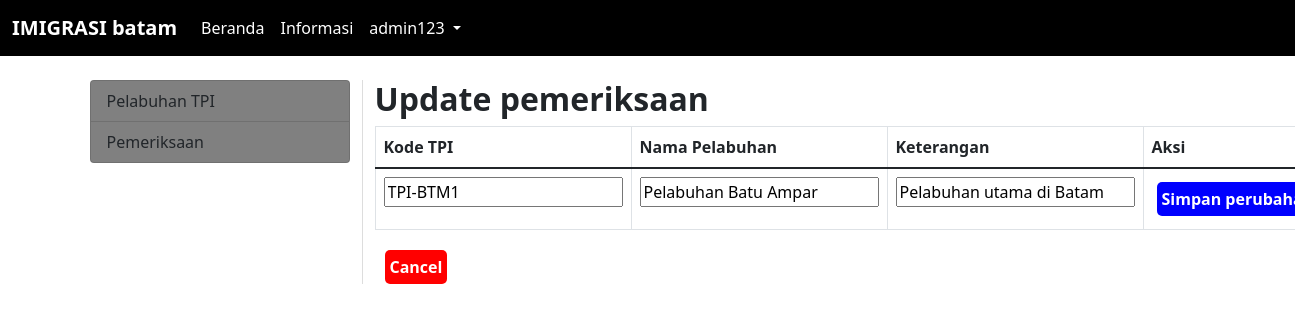
/updatepelabuhan.php?kodetpi=TPI-BTM1 (signed in), run on the app's committed database.
### tables this page shows
CREATE TABLE `tblpelabuhans` (
  `id` int(10) NOT NULL,
  `kode_tpi` varchar(255) DEFAULT NULL,
  `nama_pelabuhan` varchar(255) NOT NULL,
  `keterangan` varchar(255) NOT NULL,
  `updated_at` datetime NOT NULL DEFAULT current_timestamp(),
  `created_at` datetime NOT NULL DEFAULT current_timestamp()
);

### updatepelabuhan.php (the view, shortened to what this page needs)
<?php
include "server/koneksi.php";
$getkodetpi = $_GET['kodetpi'];
 ?>
<!doctype html>
<html lang="en">
  <head>
    <link href="https://cdn.jsdelivr.net/npm/bootstrap@5.1.3/dist/css/bootstrap.min.css" rel="stylesheet">
  </head>
  <body>
    <?php
    if($_SESSION['username']){
      ?>
        <nav class="navbar navbar-expand-lg" style="background-color: black;">
          <div class="container-fluid">
            <a class="navbar-brand" href="index.php" style="color: white; font-weight: bolder;">IMIGRASI batam</a>
            <div class="collapse navbar-collapse" id="navbarNavDropdown">
              <ul class="navbar-nav">
                <li class="nav-item">
                  <a class="nav-link active" aria-current="page" href="#" style="color: white;">Beranda</a>
                </li>
                <li class="nav-item">
                  <a class="nav-link" href="#" style="color: white;">Informasi</a>
                </li>
                <li class="nav-item dropdown">
                  <a class="nav-link dropdown-toggle" href="#" id="navbarDropdownMenuLink" role="button" data-bs-toggle="dropdown" aria-expanded="false" style="color: white; ">
                    <?php echo $_SESSION['username']; ?>
                  </a>
                </li>
              </ul>
            </div>
          </div>
        </nav>
      <div class="container mt-4">
        <div class="row">
          <div class="col-md-3" style="border-right: 1px solid #ddd;">
            <div class="list-group">
              <a href="" onclick="return changecontent('tpipelabuhan')" class="list-group-item list-group-item-action" style="pointer-events: none; background-color: grey;">Pelabuhan TPI</a>
              <a href="" onclick="return changecontent('pemeriksaan')" class="list-group-item list-group-item-action" style="pointer-events: none; background-color: grey;">Pemeriksaan</a>
            </div>
          </div>
          <div class="col-md-9">
            <h2 style="text-align: left; font-weight: bolder;">Update pemeriksaan</h2>
            <main id="menu">
            <table class="table table-bordered" id="tabletpipelabuhan">
              <thead>
                <tr>
                  <th>Kode TPI</th>
                  <th>Nama Pelabuhan</th>
                  <th>Keterangan</th>
                  <th>Aksi</th>
                </tr>
              </thead>
              <tbody>
                <?php
                $cekdatatpi = "SELECT * FROM tblpelabuhans WHERE kode_tpi = '$getkodetpi'";
                $connectcekdatatpi = mysqli_query($koneksi, $cekdatatpi);
                while($takedatapelabuhan = mysqli_fetch_array($connectcekdatatpi)){
                  $kodetpi = $takedatapelabuhan['kode_tpi'];
                  $namapelabuhan = $takedatapelabuhan['nama_pelabuhan'];
                  $keterangan = $takedatapelabuhan['keterangan'];
                }
                    ?>
                  <form method="POST" action="">
                  <tr>
                    <td>
                        <input type="text" name="kodetpi" value="<?php echo $kodetpi; ?>">
                      </td>
                    <td>
                        <input type="text" name="namapelabuhan" value="<?php echo $namapelabuhan; ?>">
                      </td>
                    <td>
                        <input type="text" name="keterangan" value="<?php echo $keterangan; ?>">
                      </td>
                    <td>
                        <input type="submit" name="submit" value="Simpan perubahan"  style="border: 5px; border: none; color: white; font-weight: bolder; background-color: blue; border-radius: 5px; padding: 5px; margin: 5px;"/>
                      </div>
            <div style="display: flex; margin-left: 10px; margin-top: 20px;">
            	<button onclick="history.back()" style="padding: 5px; border: none; background-color: red; color: white; font-weight: bolder;text-align: center; border-radius: 5px;">Cancel</button>
            </div>
          </div>
        </div>
      <?php
    }else{
    }
     ?>
  </body>
</html>

### data on the page
tblpelabuhans: kodetpi "TPI-BTM1", namapelabuhan "Pelabuhan Batu Ampar", keterangan "Pelabuhan utama di Batam"

### other printed values
$_SESSION['username'] "admin123"
